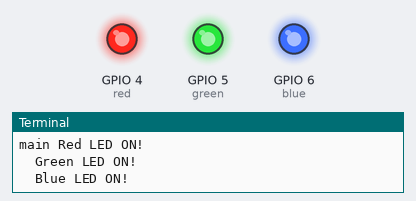
Recording of a program running on a simulated Raspberry Pi (BCM pin numbers). On the bench: output pins drawn as LEDs (lit = HIGH), the last lines printed to the terminal. Threads take turns every 2 ms.

Above: at 0.3 s.
At 1.0 s:
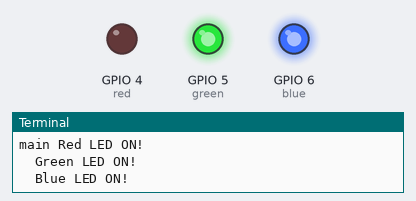
At 2.3 s:
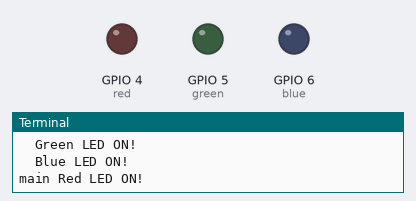
At 5.4 s:
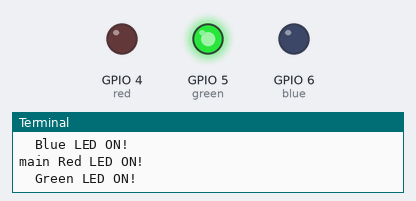
At 5.9 s:
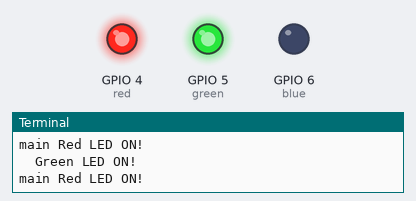
At 7.3 s:
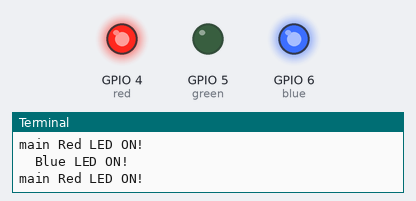
Timing chart, 0 to 7.8 s (numbered marks = the images above):
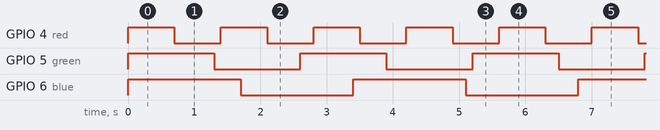

Measured:
- by itself, GPIO 4 (red): alternates HIGH for 0.70 s and LOW for 0.70 s
- by itself, GPIO 5 (green): alternates HIGH for 1.3 s and LOW for 1.3 s
- by itself, GPIO 6 (blue): alternates HIGH for 1.7 s and LOW for 1.7 s

The program:

challenge411.py
```python
import RPi.GPIO as GPIO
import threading
import time

red = 4
green = 5
blue = 6

GPIO.setmode(GPIO.BCM)
GPIO.setwarnings(False)

GPIO.setup(red, GPIO.OUT)
GPIO.setup(green, GPIO.OUT)
GPIO.setup(blue, GPIO.OUT)

GPIO.output(red,False)
GPIO.output(green,False)
GPIO.output(blue,False)

flag_exit = False
def t1():
        while True:
                print("\tGreen LED ON!")
                GPIO.output(green, True)
                time.sleep(1.3)
                GPIO.output(green, False)
                time.sleep(1.3)
                if flag_exit: break

def t2():
        while True:
                print("\tBlue LED ON!")
                GPIO.output(blue, True)
                time.sleep(1.7)
                GPIO.output(blue, False)
                time.sleep(1.7)
                if flag_exit: break

thread = threading.Thread(target=t1)
thread1 = threading.Thread(target=t2)
thread.start()
thread1.start()

try:
        while True:
                print("main Red LED ON!")
                GPIO.output(red,True)
                time.sleep(0.7)
                GPIO.output(red,False)
                time.sleep(0.7)

except KeyboardInterrupt:
        pass
flag_exit = True
thread.join()
thread1.join()

GPIO.output(red, False)
GPIO.output(green, False)
GPIO.output(blue, False)
GPIO.cleanup()
```
